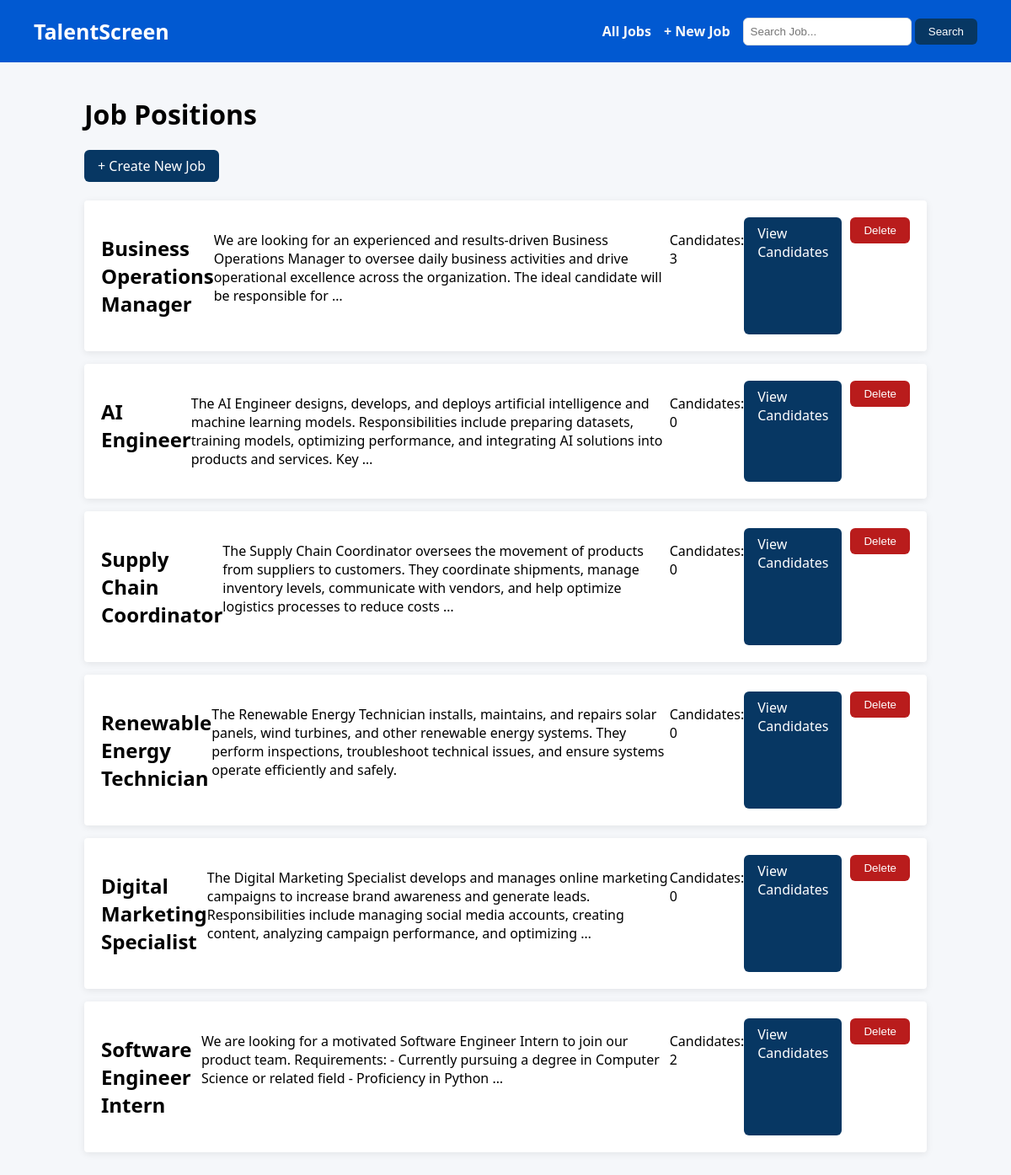
Before: / with the older database file.
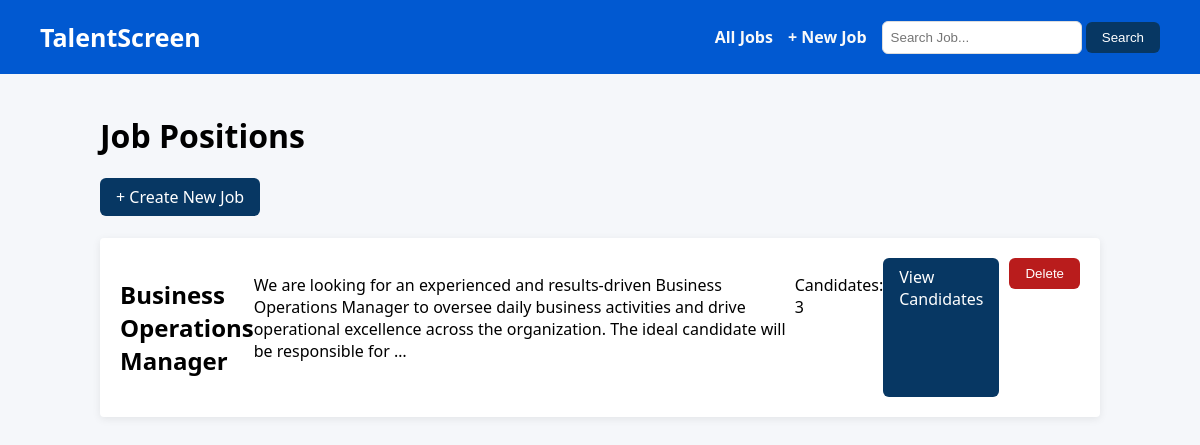
After: the same page with the newer database file.
### screener/models.py (models this page shows, shortened)
class Job(models.Model):
    title = models.CharField(max_length=200)
    description = models.TextField()
    created_at = models.DateTimeField(auto_now_add=True)

### screener/views.py (the view)
# urls.py: path('', views.job_list, name='job_list'),
def job_list(request):
    query = request.GET.get('q', '')
    if query:
        jobs = Job.objects.filter(title__icontains=query).order_by('-created_at')
    else:
        jobs = Job.objects.all().order_by('-created_at')
    return render(request, 'screener/job_list.html', {'jobs': jobs})

### screener/templates/screener/job_list.html (shortened to what this page needs)
{% extends 'screener/base.html' %}
{% block content %}
<div>
    <h1>Job Positions</h1>
    <a href="/job/create/" class="btn">+ Create New Job</a>
</div>
<br>
{% if jobs %}
    {% for job in jobs %}
        <div class="card" style="display: flex; flex: wrap; ">
            <h2>{{ job.title }}</h2>
            <p>{{ job.description|truncatewords:30 }}</p>
            <p>Candidates: {{ job.candidates.count }}</p>
            <a href="/job/{{ job.id }}/" class="btn">View Candidates</a>
            <form method="post" action="/job/{{ job.id }}/delete/"
                onsubmit="return confirm('Are you sure you want to delete this job and all its candidates?')">
                <button type="submit" style="background: #b91c1c; color: white; padding: 8px 16px; border: none; border-radius: 6px; cursor: pointer; margin-left: 10px;">Delete</button>
            </form>
        </div>
    {% endfor %}
{% else %}
    <p>No jobs created yet. Create your first job above.</p>
{% endif %}
{% endblock %}

### screener/templates/screener/base.html (shortened to what this page needs)
<!DOCTYPE html>
<html>
    <head>
    </head>
    <body>
        <nav>
            <span style="color: white; font-size: 25px; font-weight: 700; margin-right: auto;">TalentScreen </span>
            <a href="/">All Jobs</a>
            <a href="/job/create/">+ New Job</a>
            <form action="/" method="get">
                <input type="search" id="site-search" name="q" placeholder="Search Job..." style="width: 200px; padding: 8px; border-radius: 6px; border: 1px solid #ddd;">
                <button class="btn" type="submit">Search</button>
            </form>
        </nav>
        <div style="max-width: 1000px; margin: 40px auto; padding: 0 20px;">
        {% block content %}{% endblock %}
        </div>
    </body>
</html>

### screener/templates/screener/base.html (style rules this page uses)
body { font-family: 'Segoe UI', Arial, sans-serif; margin: 0; padding: 0; background: #f5f7fa; }
nav { background: #0159D1; padding: 20px 40px; margin-bottom: 0; margin-top: 0; display: flex; align-items: center; }
nav a { margin-right: 15px; text-decoration: none; color: #f9f9f9; font-weight: bold; }
.btn { background: #073763; color: white; padding: 8px 16px; border: none; border-radius: 6px; cursor: pointer; text-decoration: none; display: inline-block; }
.card { background: white; border: none; padding: 20px; margin-bottom: 15px; border-radius: 4px; box-shadow: 0 2px 8px rgba(0,0,0,0.08); }
input, textarea { width: 100%; padding: 8px; margin-bottom: 15px; box-sizing: border-box; border: 1px solid #ddd; }
nav input { width: auto; margin-bottom: 0; }

Changed rows visible on the page:
removed Job: title "AI Engineer", description "The AI Engineer designs, develops, and deploys artificial intelligence and machine learning models. Responsibilities include preparing datasets, training models, optimizing performance, and integrating AI solutions into products and services. Key …", candidates.count "0"
removed Job: title "Supply Chain Coordinator", description "The Supply Chain Coordinator oversees the movement of products from suppliers to customers. They coordinate shipments, manage inventory levels, communicate with vendors, and help optimize logistics processes to reduce costs …", candidates.count "0"
removed Job: title "Renewable Energy Technician", description "The Renewable Energy Technician installs, maintains, and repairs solar panels, wind turbines, and other renewable energy systems. They perform inspections, troubleshoot technical issues, and ensure systems operate efficiently and safely.", candidates.count "0"
removed Job: title "Digital Marketing Specialist", description "The Digital Marketing Specialist develops and manages online marketing campaigns to increase brand awareness and generate leads. Responsibilities include managing social media accounts, creating content, analyzing campaign performance, and optimizing …", candidates.count "0"
removed Job: title "Software Engineer Intern", description "We are looking for a motivated Software Engineer Intern to join our product team. Requirements: - Currently pursuing a degree in Computer Science or related field - Proficiency in Python …", candidates.count "2"
